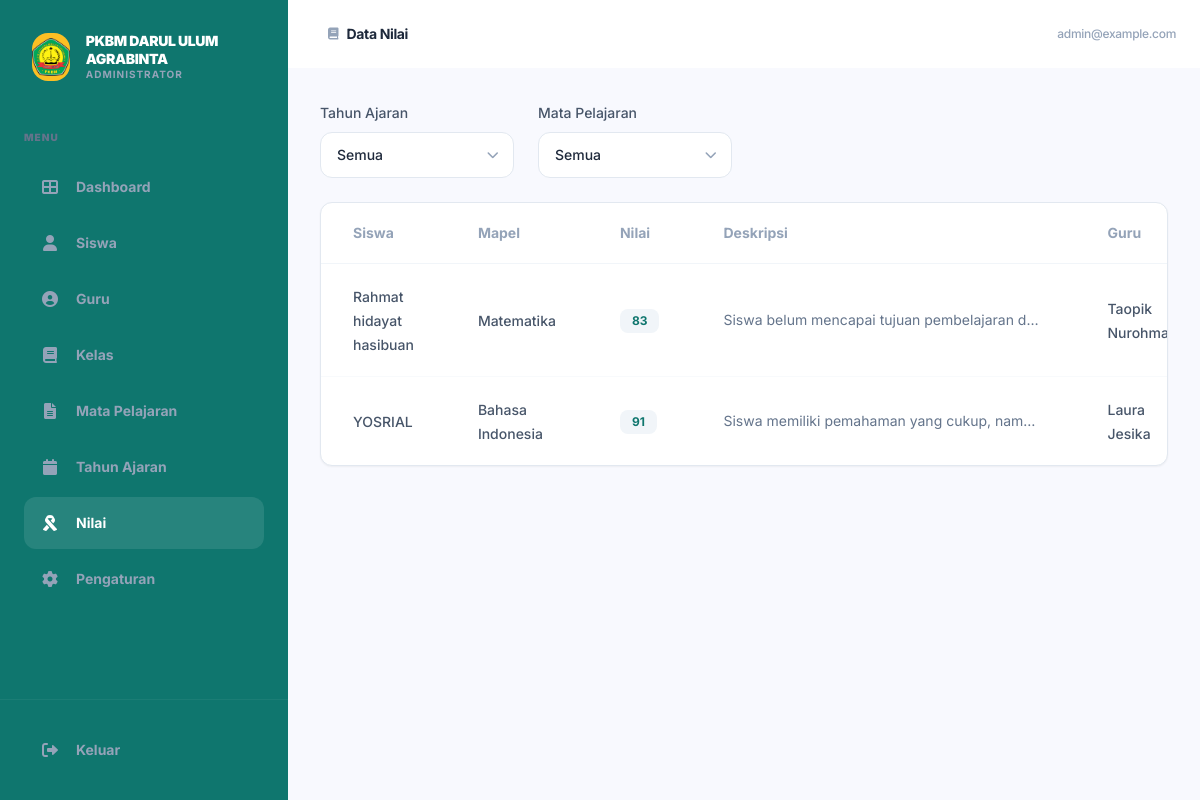
The page /grades/ (signed in) on the database its author committed.
### apps_main/models.py (models this page shows, shortened)
class SchoolProfile(models.Model):
    name = models.CharField(max_length=255, default="PKBM Darul Ulum Agrabinta")
    logo = models.ImageField(upload_to='school/', null=True, blank=True)
    principal_name = models.CharField(max_length=255)
    nip = models.CharField(max_length=50, blank=True, null=True)
    address = models.TextField()
    phone = models.CharField(max_length=20, blank=True, null=True)
    email = models.EmailField(blank=True, null=True)
    theme_color = models.CharField(max_length=20, default="#1e295b")
    signature = models.ImageField(upload_to='school/signature/', null=True, blank=True)
    stamp = models.ImageField(upload_to='school/stamp/', null=True, blank=True)

class User(AbstractUser):
    ROLE_CHOICES = (
        ('ADMIN', 'Super Admin'),
        ('TEACHER', 'Teacher'),
        ('STUDENT', 'Student'),
    )
    role = models.CharField(max_length=10, choices=ROLE_CHOICES, default='STUDENT')
    photo = models.ImageField(upload_to='user_photos/', null=True, blank=True)

class Grade(models.Model):
    student = models.ForeignKey(Student, on_delete=models.CASCADE, related_name='grades')
    subject = models.ForeignKey(Subject, on_delete=models.CASCADE)
    teacher = models.ForeignKey(Teacher, on_delete=models.CASCADE)
    academic_year = models.ForeignKey(AcademicYear, on_delete=models.CASCADE)
    daily_test_grade = models.DecimalField(max_digits=5, decimal_places=2, null=True, blank=True)
    midterm_grade = models.DecimalField(max_digits=5, decimal_places=2, null=True, blank=True)
    final_exam_grade = models.DecimalField(max_digits=5, decimal_places=2, null=True, blank=True)
    numeric_grade = models.DecimalField(max_digits=5, decimal_places=2)
    description = models.TextField(help_text="Deskripsi Capaian Kompetensi")
    class Meta:
        unique_together = ('student', 'subject', 'academic_year')

class Student(models.Model):
    GENDER_CHOICES = (
        ('L', 'Laki-laki'),
        ('P', 'Perempuan'),
    )
    user = models.OneToOneField(User, on_delete=models.CASCADE, related_name='student_profile')
    nisn = models.CharField(max_length=20, unique=True)
    nis = models.CharField(max_length=20, unique=True, null=True, blank=True)
    class_level = models.ForeignKey(ClassLevel, on_delete=models.SET_NULL, null=True)
    gender = models.CharField(max_length=1, choices=GENDER_CHOICES, default='L')
    birth_place = models.CharField(max_length=100, null=True, blank=True)
    birth_date = models.DateField(null=True, blank=True)
    parent_name = models.CharField(max_length=255, null=True, blank=True)
    address = models.TextField(null=True, blank=True)
    address_village = models.CharField(max_length=100, null=True, blank=True)
    address_district = models.CharField(max_length=100, null=True, blank=True)
    address_regency = models.CharField(max_length=100, null=True, blank=True)
    address_province = models.CharField(max_length=100, null=True, blank=True)
    religion = models.CharField(max_length=20, null=True, blank=True)
    previous_education = models.CharField(max_length=100, null=True, blank=True)
    father_name = models.CharField(max_length=255, null=True, blank=True)
    mother_name = models.CharField(max_length=255, null=True, blank=True)
    father_occupation = models.CharField(max_length=100, null=True, blank=True)
    mother_occupation = models.CharField(max_length=100, null=True, blank=True)
    guardian_name = models.CharField(max_length=255, null=True, blank=True)
    guardian_occupation = models.CharField(max_length=100, null=True, blank=True)
    guardian_address = models.TextField(null=True, blank=True)

class Subject(models.Model):
    PROGRAM_CHOICES = (
        ('PAKET_B', 'Paket B (SMP)'),
        ('PAKET_C', 'Paket C (SMA)'),
        ('BOTH', 'Keduanya'),
    )
    name = models.CharField(max_length=100)
    code = models.CharField(max_length=20, unique=True)
    program = models.CharField(max_length=20, choices=PROGRAM_CHOICES, default='BOTH')

class Teacher(models.Model):
    user = models.OneToOneField(User, on_delete=models.CASCADE, related_name='teacher_profile')
    nip = models.CharField(max_length=50, unique=True, null=True, blank=True)
    subjects = models.ManyToManyField(Subject, through='TeacherSubject')
    signature = models.ImageField(upload_to='teacher/signatures/', null=True, blank=True)

### apps_main/views.py (the view, shortened to what this page needs)
# urls.py: path('grades/', views.manage_grades, name='manage_grades'),
@user_passes_test(is_admin)
def manage_grades(request):
    selected_year = request.GET.get('year')
    selected_subject = request.GET.get('subject')
    grades = Grade.objects.all().select_related('student__user', 'subject', 'teacher__user', 'academic_year')
    if selected_year:
        grades = grades.filter(academic_year_id=selected_year)
    if selected_subject:
        grades = grades.filter(subject_id=selected_subject)
    context = {
        'grades': grades.order_by('-academic_year__year', 'student__user__first_name'),
        'academic_years': AcademicYear.objects.all().order_by('-year', '-semester'),
        'subjects': Subject.objects.all().order_by('name'),
        'teachers': Teacher.objects.all().select_related('user').order_by('user__first_name'),
        'selected_year': selected_year,
        'selected_subject': selected_subject,
        'page_title': 'Data Nilai'
    }
    return render(request, 'apps_main/manage_grades.html', context)

### apps_main/context_processors.py (called while the page is built)
def school_profile(request):
    school = SchoolProfile.objects.first()
    return {
        'school_profile': school
    }

### apps_main/views.py (called while the page is built)
def is_admin(user):
    return user.is_authenticated and user.role == 'ADMIN'

### templates/apps_main/manage_grades.html (shortened to what this page needs)
{% extends 'base.html' %}
{% block page_title %}Data Nilai{% endblock %}
{% block page_icon %}<i class="fas fa-book text-xs"></i>{% endblock %}
{% block content %}
<div class="space-y-6">
    <div class="grid grid-cols-1 md:grid-cols-2 lg:grid-cols-4 gap-6">
        <div class="space-y-2">
            <label class="text-sm font-medium text-slate-600">Tahun Ajaran</label>
            <div class="relative">
                <select onchange="applyFilters()" id="filter_year" class="w-full px-4 py-3 bg-white border border-slate-200 rounded-xl focus:ring-2 focus-ring-primary focus:border-[primary] transition-all text-sm font-medium appearance-none cursor-pointer">
                    <option value="">Semua</option>
                </select>
                <div class="absolute inset-y-0 right-0 flex items-center px-4 pointer-events-none text-slate-400">
                </div>
            </div>
        </div>
        <div class="space-y-2">
            <label class="text-sm font-medium text-slate-600">Mata Pelajaran</label>
            <div class="relative">
                <select onchange="applyFilters()" id="filter_subject" class="w-full px-4 py-3 bg-white border border-slate-200 rounded-xl focus:ring-2 focus-ring-primary focus:border-[primary] transition-all text-sm font-medium appearance-none cursor-pointer">
                    <option value="">Semua</option>
                </select>
                <div class="absolute inset-y-0 right-0 flex items-center px-4 pointer-events-none text-slate-400">
                </div>
            </div>
        </div>
    </div>
    <div class="bg-white rounded-xl shadow-sm border border-slate-200 overflow-hidden">
        <div class="overflow-x-auto">
            <table class="w-full text-left">
                <thead>
                    <tr class="text-slate-400 text-sm font-normal border-b border-slate-100">
                        <th class="px-8 py-5">Siswa</th>
                        <th class="px-8 py-5">Mapel</th>
                        <th class="px-8 py-5">Nilai</th>
                        <th class="px-8 py-5">Deskripsi</th>
                        <th class="px-8 py-5">Guru</th>
                    </tr>
                </thead>
                <tbody class="divide-y divide-slate-50">
                    {% for grade in grades %}
                    <tr class="hover:bg-slate-50/30 transition-colors group">
                        <td class="px-8 py-5">
                            <span class="text-sm font-medium text-slate-600">{{ grade.student.user.get_full_name }}</span>
                        </td>
                        <td class="px-8 py-5">
                            <span class="text-sm font-medium text-slate-600">{{ grade.subject.name }}</span>
                        </td>
                        <td class="px-8 py-5">
                            <span class="inline-flex items-center px-3 py-1 bg-slate-100 text-primary rounded-lg text-xs font-bold">
                                {{ grade.numeric_grade|floatformat:0 }}
                            </span>
                        </td>
                        <td class="px-8 py-5">
                            <p class="text-sm text-slate-500 max-w-xs truncate" title="{{ grade.description }}">{{ grade.description }}</p>
                        </td>
                        <td class="px-8 py-5">
                            <span class="text-sm font-medium text-slate-600">{{ grade.teacher.user.get_full_name }}</span>
                        </td>
                    </tr>
                    {% empty %}
                    <tr>
                        <td colspan="6" class="px-8 py-20 text-center">
                            <p class="text-sm font-medium text-slate-400">Belum ada data nilai</p>
                        </td>
                    </tr>
                    {% endfor %}
                </tbody>
            </table>
        </div>
    </div>
</div>
{% endblock %}

### templates/base.html (shortened to what this page needs)
<!DOCTYPE html>
<html lang="en">
<head>
    <script src="https://cdn.tailwindcss.com"></script>
    <link href="https://cdnjs.cloudflare.com/ajax/libs/font-awesome/6.0.0/css/all.min.css" rel="stylesheet">
</head>
<body class="bg-[#f8f9fe] text-[#1e293b]">
    {% if user.is_authenticated %}
    <div class="min-h-screen flex">
        <aside id="sidebar" class="w-72 bg-primary text-white flex-shrink-0 hidden md:flex flex-col fixed inset-y-0 left-0 z-50 md:relative transition-transform -translate-x-full md:translate-x-0">
            <div class="p-8 flex items-center justify-between">
                <div class="flex items-center space-x-4">
                    <div class="w-12 h-12 bg-[#fbbf24] rounded-2xl flex items-center justify-center text-primary text-2xl overflow-hidden">
                        {% if school_profile.logo %}
                            <img src="{{ school_profile.logo.url }}" class="w-full h-full object-contain">
                        {% else %}
                            <i class="fas fa-graduation-cap"></i>
                        {% endif %}
                    </div>
                    <div>
                        <h1 class="text-sm font-black tracking-tight leading-tight uppercase">{{ school_profile.name|default:'PKBM Darul Ulum' }}</h1>
                        <p class="text-[10px] text-slate-400 font-bold uppercase tracking-widest">Administrator</p>
                    </div>
                </div>
            </div>
            <div class="px-6 py-4">
                <p class="text-[10px] font-black text-slate-500 uppercase tracking-widest mb-4">Menu</p>
                <nav class="space-y-1">
                    <a href="{% url 'dashboard' %}" class="flex items-center space-x-4 p-4 rounded-xl {% if request.resolver_match.url_name == 'dashboard' %}bg-white/10 text-white{% else %}text-slate-400 hover:text-white transition{% endif %}">
                        <i class="fas fa-th-large w-5 text-center"></i>
                        <span class="text-sm font-bold">Dashboard</span>
                    </a>
                    {% if user.role == 'ADMIN' %}
                    <a href="{% url 'manage_students' %}" class="flex items-center space-x-4 p-4 rounded-xl {% if request.resolver_match.url_name == 'manage_students' %}bg-white/10 text-white{% else %}text-slate-400 hover:text-white transition{% endif %}">
                        <i class="fas fa-user w-5 text-center"></i>
                        <span class="text-sm font-bold">Siswa</span>
                    </a>
                    <a href="{% url 'manage_teachers' %}" class="flex items-center space-x-4 p-4 rounded-xl {% if request.resolver_match.url_name == 'manage_teachers' %}bg-white/10 text-white{% else %}text-slate-400 hover:text-white transition{% endif %}">
                        <i class="fas fa-user-circle w-5 text-center"></i>
                        <span class="text-sm font-bold">Guru</span>
                    </a>
                    <a href="{% url 'manage_classes' %}" class="flex items-center space-x-4 p-4 rounded-xl {% if request.resolver_match.url_name == 'manage_classes' %}bg-white/10 text-white{% else %}text-slate-400 hover:text-white transition{% endif %}">
                        <i class="fas fa-book w-5 text-center"></i>
                        <span class="text-sm font-bold">Kelas</span>
                    </a>
                    <a href="{% url 'manage_subjects' %}" class="flex items-center space-x-4 p-4 rounded-xl {% if request.resolver_match.url_name == 'manage_subjects' %}bg-white/10 text-white{% else %}text-slate-400 hover:text-white transition{% endif %}">
                        <i class="fas fa-file-alt w-5 text-center"></i>
                        <span class="text-sm font-bold">Mata Pelajaran</span>
                    </a>
                    <a href="{% url 'manage_academic_years' %}" class="flex items-center space-x-4 p-4 rounded-xl {% if request.resolver_match.url_name == 'manage_academic_years' %}bg-white/10 text-white{% else %}text-slate-400 hover:text-white transition{% endif %}">
                        <i class="fas fa-calendar w-5 text-center"></i>
                        <span class="text-sm font-bold">Tahun Ajaran</span>
                    </a>
                    <a href="{% url 'manage_grades' %}" class="flex items-center space-x-4 p-4 rounded-xl {% if request.resolver_match.url_name == 'manage_grades' %}bg-white/10 text-white{% else %}text-slate-400 hover:text-white transition{% endif %}">
                        <i class="fas fa-ribbon w-5 text-center"></i>
                        <span class="text-sm font-bold">Nilai</span>
                    </a>
                    <a href="{% url 'manage_settings' %}" class="flex items-center space-x-4 p-4 rounded-xl {% if request.resolver_match.url_name == 'manage_settings' %}bg-white/10 text-white{% else %}text-slate-400 hover:text-white transition{% endif %}">
                        <i class="fas fa-cog w-5 text-center"></i>
                        <span class="text-sm font-bold">Pengaturan</span>
                    </a>
                    {% endif %}
                </nav>
            </div>
            <div class="mt-auto p-6 border-t border-white/5">
                <form action="{% url 'logout' %}" method="post">
                    <button type="submit" class="flex items-center space-x-4 p-4 w-full text-slate-400 hover:text-white transition">
                        <i class="fas fa-sign-out-alt w-5 text-center"></i>
                        <span class="text-sm font-bold">Keluar</span>
                    </button>
                </form>
            </div>
        </aside>
        <main class="flex-1 flex flex-col min-w-0">
            <header class="bg-white p-6 flex justify-between items-center sticky top-0 z-10">
                <div class="flex items-center space-x-4">
                    <div class="flex items-center space-x-2 text-slate-400">
                        {% block page_icon %}<i class="fas fa-columns text-xs"></i>{% endblock %}
                        <span class="text-sm font-bold text-slate-800 tracking-tight">{% block page_title %}Dashboard{% endblock %}</span>
                    </div>
                </div>
                <div class="flex items-center space-x-4">
                    <p class="text-xs font-medium text-slate-400 tracking-tight">{{ user.email|default:user.username }}</p>
                </div>
            </header>
            <div class="p-8 flex-1 overflow-auto">
                {% block content %}{% endblock %}
            </div>
        </main>
    </div>
    {% else %}
    <div class="min-h-screen bg-slate-100 flex items-center justify-center p-4">
        {% block login_content %}{% endblock %}
    </div>
    {% endif %}
</body>
</html>

### rows shown on the page
SchoolProfile: logo (picture), name "PKBM DARUL ULUM AGRABINTA"
User: email "admin@example.com"
Grade: student.user.get_full_name "Rahmat hidayat hasibuan", subject.name "Matematika", numeric_grade "83", description "Siswa belum mencapai tujuan pembelajaran d…", teacher.user.get_full_name "Taopik…"
Grade: student.user.get_full_name "YOSRIAL", subject.name "Bahasa Indonesia", numeric_grade "91", description "Siswa memiliki pemahaman yang cukup, nam…", teacher.user.get_full_name "Laura Jesika"
